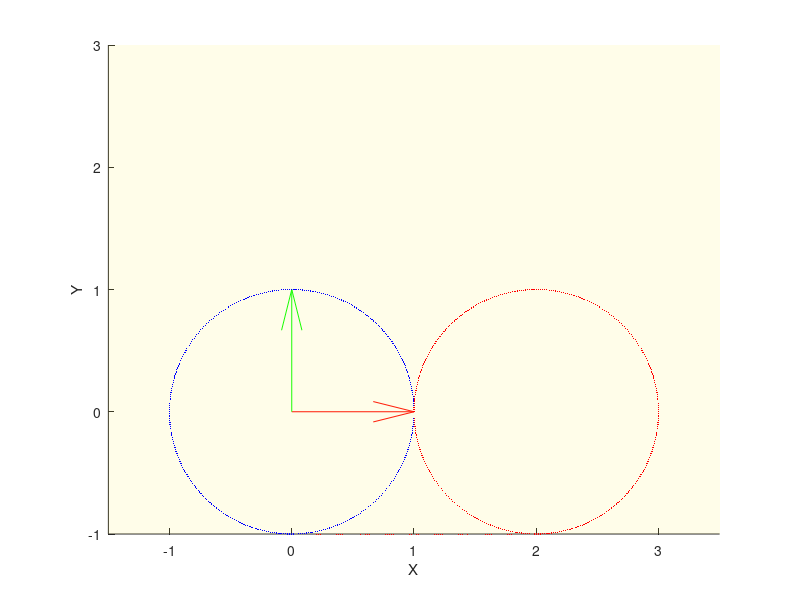

Here is the MATLAB script that generated this plot:
clear all
close all
clc

CIRCLES = 11;

shearing = [1 0 2; 0 1 0; 0 0 1];

f = figure;

hold on
axis equal

xlim([-1.5 3.5])
ylim([-1 3])
zlim([0 2])

xlabel('X')
ylabel('Y')
zlabel('Z')

% Plot origine assi
quiver3(0,0,0,1,0,0,'Color','r','autoscale','off')
quiver3(0,0,0,0,1,0,'Color','g','autoscale','off')
quiver3(0,0,0,0,0,1,'Color','b','autoscale','off')

% Definizione piano z = 1
[X,Y] = meshgrid(-1.5:.1:3.5, -1.5:.1:3.5);
Z = ones(size(X));
surf(X, Y, Z, 'FaceAlpha', 0.1, 'EdgeColor', 'none')

% Definizione circonferenza
r = 1;
theta = [-180:1:179];

fsize = size(theta);
factor = repmat([0:.1:1], fsize(2) * CIRCLES, 1);
 
X = repmat(r * cosd(theta), CIRCLES)';
Y = repmat(r * sind(theta), CIRCLES)';
Z = ones(size(X)) .* factor;
plot3(X, Y, Z, ' .b', 'MarkerSize', 3);

% Applicazione della trasformazione
X = reshape(X,[],1)';
Y = reshape(Y,[],1)';
Z = reshape(Z,[],1)';

all = [X; Y; Z];
all_shearing = shearing * all;
plot3(all_shearing(1,:), all_shearing(2,:), all_shearing(3,:), '.r', 'MarkerSize', 3);